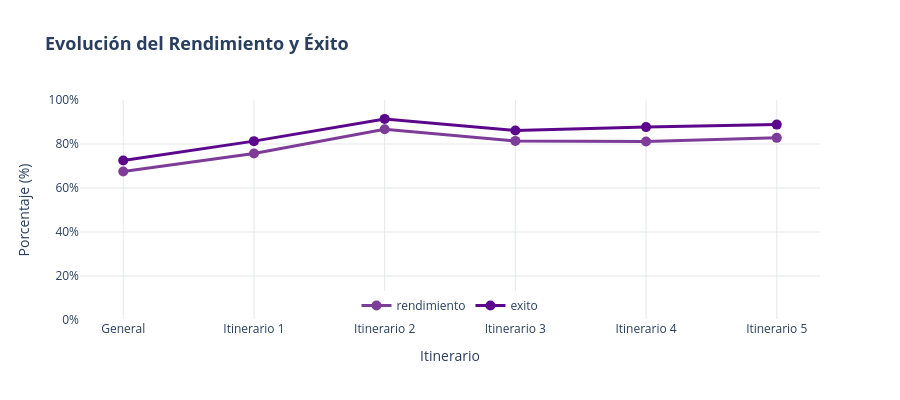

Write notebook code for a chart like this one.
### Markdown cell above
## Generamos grafica general 2

### Code cell
import plotly.graph_objects as go

def crear_grafica_lineas(df, eje_x, titulo="Evolución del Rendimiento y Éxito", tasas=['Rendimiento', 'Exito']):
    """
    Crea una gráfica de líneas con múltiples tasas.
    
    Parámetros:
    - df: DataFrame con los datos
    - eje_x: nombre de la columna para el eje X
    - titulo: título de la gráfica
    - tasas: lista de tasas a mostrar (por defecto Rendimiento y Éxito)
    """
    fig = go.Figure()
    
    # Colores para cada tasa
    colores = {
        'Exito': '#5C068C',
        'Rendimiento': '#7D3C98',
        'Abandono': '#D5D8DC'
    }
    
    # Crear una línea para cada tasa
    for tasa in tasas:
        df_tasa = df[df['Tasa'] == tasa]
        df_agrupado = df_tasa.groupby(eje_x)['Valor'].mean().reset_index()
        
        fig.add_trace(go.Scatter(
            x=df_agrupado[eje_x],
            y=df_agrupado['Valor'],
            mode='lines+markers',
            name=tasa.lower(),
            line=dict(color=colores.get(tasa, '#5C068C'), width=3),
            marker=dict(size=10, color=colores.get(tasa, '#5C068C')),
            hovertemplate='<b>%s</b><br>%%{x}<br>%%{y:.2f}%%<extra></extra>' % tasa.lower()
        ))
    
    fig.update_layout(
        title=dict(
            text="<b>%s</b>" % titulo,
            font=dict(size=18)
        ),
        xaxis_title=eje_x,
        yaxis_title="Porcentaje (%)",
        yaxis=dict(
            ticksuffix="%",
            gridcolor='#E5E7E9',
            range=[0, 100]
        ),
        xaxis=dict(
            gridcolor='#E5E7E9'
        ),
        plot_bgcolor='white',
        paper_bgcolor='white',
        legend=dict(
            orientation="h",
            yanchor="bottom",
            y=0,
            xanchor="center",
            x=0.5,
            font=dict(size=12)
        ),
        height=400
    )
    
    return fig

# Ejemplo de uso: Evolución del rendimiento y éxito por año
fig = crear_grafica_lineas(
    df=dataset,
    eje_x='Itinerario',
    titulo='Evolución del Rendimiento y Éxito',
    tasas=['Rendimiento', 'Exito']
)
fig.show()

### Figure 1 — Plotly figure (JSON) as saved in the notebook; plotly's stock layout.template omitted (floating-point values rounded to 4 significant figures)
{"data": [{"hovertemplate": "<b>rendimiento</b><br>%{x}<br>%{y:.2f}%<extra></extra>", "line": {"color": "#7D3C98", "width": 3}, "marker": {"color": "#7D3C98", "size": 10}, "mode": "lines+markers", "name": "rendimiento", "type": "scatter", "x": ["General", "Itinerario 1", "Itinerario 2", "Itinerario 3", "Itinerario 4", "Itinerario 5"], "y": [67.53, 75.65, 86.67, 81.41, 81.11, 82.79]}, {"hovertemplate": "<b>exito</b><br>%{x}<br>%{y:.2f}%<extra></extra>", "line": {"color": "#5C068C", "width": 3}, "marker": {"color": "#5C068C", "size": 10}, "mode": "lines+markers", "name": "exito", "type": "scatter", "x": ["General", "Itinerario 1", "Itinerario 2", "Itinerario 3", "Itinerario 4", "Itinerario 5"], "y": [72.5, 81.3, 91.41, 86.16, 87.68, 88.82]}], "layout": {"height": 400, "legend": {"font": {"size": 12}, "orientation": "h", "x": 0.5, "xanchor": "center", "y": 0, "yanchor": "bottom"}, "paper_bgcolor": "white", "plot_bgcolor": "white", "title": {"font": {"size": 18}, "text": "<b>Evolución del Rendimiento y Éxito</b>"}, "xaxis": {"gridcolor": "#E5E7E9", "title": {"text": "Itinerario"}}, "yaxis": {"gridcolor": "#E5E7E9", "range": [0, 100], "ticksuffix": "%", "title": {"text": "Porcentaje (%)"}}}}
